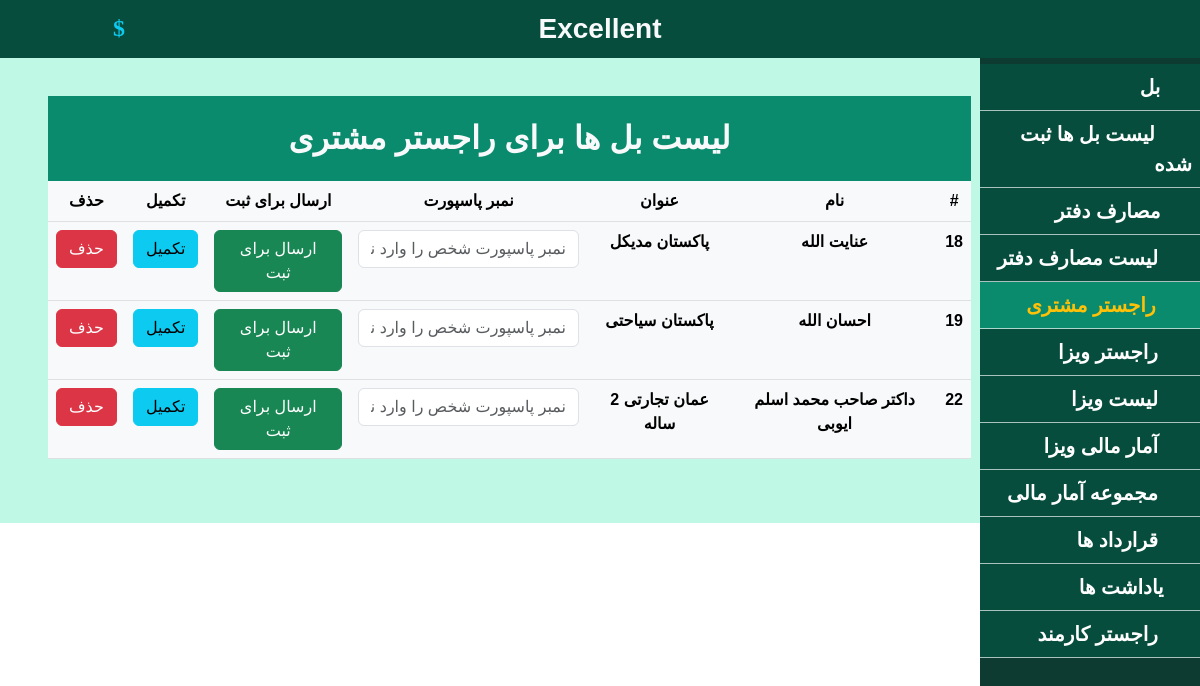
The app's page /billCustomer/, older data.
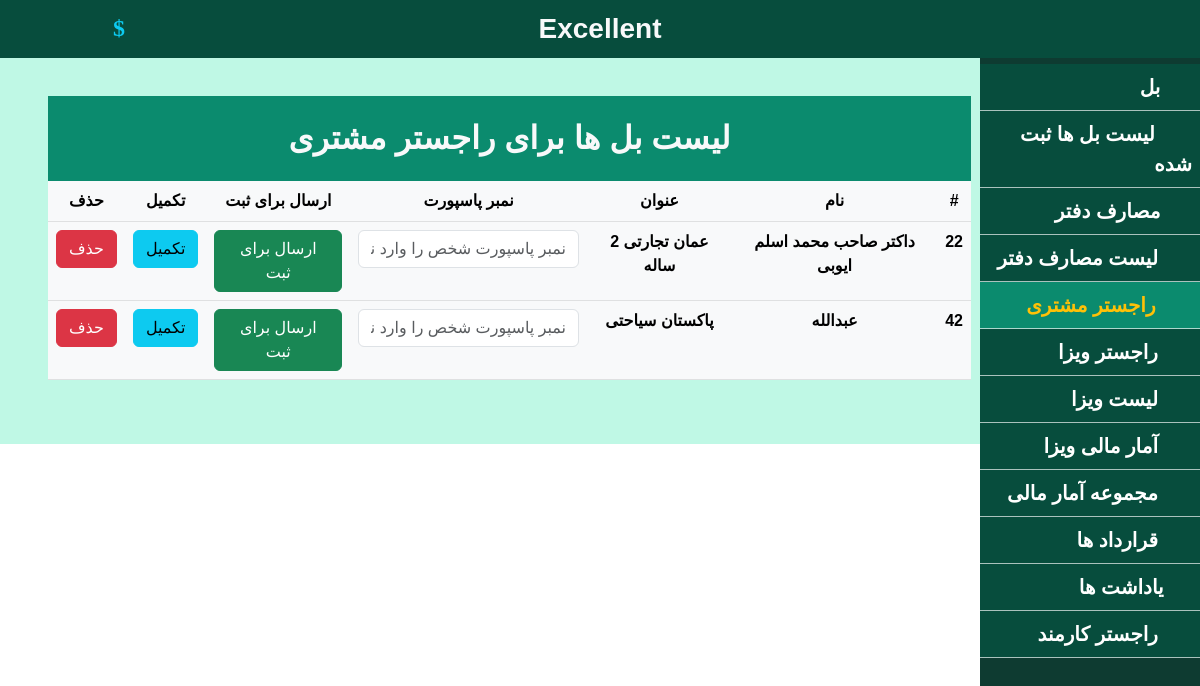
The same page, newer data.
### travel_tour/models.py (models this page shows, shortened)
class Bill(models.Model):
    name = models.CharField(max_length=50)
    reciveddoc = models.CharField(max_length=50)
    visatype = models.ForeignKey(VisaType, on_delete=models.CASCADE,null=True)
    othertype = models.ForeignKey(otherbill,on_delete=models.CASCADE,null=True)
    date = models.DateField(auto_now_add = True)
    price = models.FloatField()
    payed = models.FloatField()
    money = models.ForeignKey(Money, on_delete=models.CASCADE)
    duration = models.IntegerField(null=True)
    isdone = models.BooleanField(default=False)
    cr = models.BooleanField(default=False)
    cv = models.BooleanField(default=False)
    mainprice = models.FloatField(default=0)
    peopleNo = models.IntegerField(default = 1)
    phone = models.CharField(default='07....', max_length=15)
    isactive = models.BooleanField(default=True)
    isprint = models.BooleanField(default = False)
    def __str__(self):
        return str(self.name) + str(self.peopleNo)

class VisaType(models.Model):
    country = models.CharField(max_length=20)
    duration = models.IntegerField()
    type = models.CharField(max_length=20)
    price = models.FloatField()
    money = models.ForeignKey(Money, on_delete=models.CASCADE)

### travel_tour/views.py (the view)
# urls.py: path('billCustomer/',billCustomer,name = 'billCustomer'),
def billCustomer(request):
    context = {}
    bill = mod.Bill.objects.filter(isdone = True, cv = False)
    context['bill'] = bill
    context['page'] = 'راجستر مشتری'
    context['cusregister'] = ' text-warning sub-bg ps-3'
    return render(request,'visa/bill_customer.html',context)

### templates/visa/bill_customer.html (shortened to what this page needs)
{% extends 'shared/_MainLayout.html' %}
{% load static %}
{% block content %}
<div class="body p-5">
    <div class="text-center">
        <div class="detial">
            <div class="list sub-bg" id="list">
                <div class="title_bar fw-bold fs-2 mt-5 text-light text-center">
                    لیست بل ها برای راجستر مشتری
                </div>
                <table class="table table-light fw-bold">
                    <thead>
                        <tr>
                            <th scope="col">#</th>
                            <th scope="col"> نام</th>
                            <th scope="col"> عنوان</th>
                            <th scope="col">نمبر پاسپورت </th>
                            <th scope="col">ارسال برای ثبت</th>
			                <th scope="col">تکمیل</th>
                            <th scope="col">حذف</th>
                        </tr>
                    </thead>
                    <tbody>
                        {% for items in bill%}
                        <tr>
                            <th scope="row">{{ items.id }}</th>
                            <td>{{ items.name }}</td>
                            <td>{{ items.visatype.country }} {{items.visatype.type}}</td>
                            <td> <input id="inputField{{items.id}}" type="text" class='form-control'
                                    placeholder="نمبر پاسپورت شخص را وارد نماید"> </td>
                            <td> <a id="link{{items.id}}" href="/crTrue/{{items.id}}/" class="btn btn-success w-100"
                                    onclick="updateHref({{items.id}})">ارسال برای ثبت</a></td>
                            <td> <a href="/cvTrue/{{items.id}}/" class="btn btn-info">
                                    تکمیل
                            </a></td>
                            <td> <button type="button" class="btn btn-danger w-100" data-bs-toggle="modal"
                                    data-bs-target="#confirmationModal-{{ items.id }}">
                                    حذف
                             </button></td>
                            </tr>
                        {% endfor %}
                    </tbody>
                </table>
            </div>
        </div>
    </div>
</div>
{% endblock %}

### templates/shared/_MainLayout.html (shortened to what this page needs)
{% load static %}
<!DOCTYPE html>
<html lang="en" dir="rtl">
<head>
    {% include 'shared/_HeaderReferences.html' %}
</head>
<body>
{% include 'shared/Header.html' %}
{% block content %}{% endblock %}
</body>
</html>

### templates/shared/_HeaderReferences.html
{% load static %}
<link rel="stylesheet" href="{% static 'CSS/style.css' %}">
<link rel="stylesheet" href="{% static 'Bootstrap/css/bootstrap.rtl.min.css' %}">
<link rel="stylesheet" href="{% static 'fontawesome/css/fontawesome.css' %}">
<link href="{% static 'fontawesome/css/brands.css' %}" rel="stylesheet">
<link href="{% static 'fontawesome/css/solid.css' %}" rel="stylesheet">
<link rel="stylesheet" href="{% static 'fontawesome/css/all.min.css' %}">

### templates/shared/Header.html (shortened to what this page needs)
{% load static %}
<div class="container">
    <div class="top fixed-top p-2 main-bg text-white">
        <div class="menu-btn">
            <button class="btn" onclick="menubtn()"><i class="fa fa-list text-white" aria-hidden="true"
                    ></i></button>
        </div>
        <div class="text-center fs-3">
            <span class="text-light fw-bold">Excellent</span>
        </div>
        <div class="logout" style="position: absolute; left:100px; top:15%">
            <button id="openModalBtn" class="btn" data-bs-toggle="modal" data-bs-target="#updateModal">
                <i class="fa fa-dollar fs-4 text-info" aria-hidden="true"></i>
              </button>
        </div>
        <div class="logout">
            <button class="btn"><a href="/logout"><i class="fa fa-power-off text-white" aria-hidden="true"></i></a></button>
        </div>
    </div>
</div>
<div class="menubar mt-5 pt-3 ">
    <ul class="navbar-nav menu fs-5 fw-bold main-bg">
        {% if user.user_type == 'Employee' %}
        <li class="nav-item p-0 ps-2 {{cusregister}}"><a href="/billCustomer" class="nav-link"><i class="fa fa-user pe-3 fs-6" aria-hidden="true"></i>راجستر مشتری</a></li>
        <li class="nav-item p-0 ps-2 {{visaregister}}"><a href="/billVisa" class="nav-link"><i class="fa fa-id-card pe-3 fs-6" aria-hidden="true"></i> راجستر ویزا</a></li>
        <li class="nav-item p-0 ps-2 {{visaList}}"><a href="/visaList" class="nav-link"><i class="fa fa-list pe-3 fs-6" aria-hidden="true"></i> لیست ویزا</a></li>
        <li class="nav-item p-0 ps-2 {{notes}}"><a href="/notes" class="nav-link"><i class="fa-brands fa-dribbble pe-3 fs-6" aria-hidden="true"></i> یاداشت ها</a></li>
       {% else %}
        <li class="nav-item p-0 ps-2 {{bill}}"><a href="/bill" class="nav-link"><i class="fa fa-pencil pe-3" aria-hidden="true"></i>بل </a></li>
        <li class="nav-item p-0 ps-2 {{billlisting}}"><a href="/allbilllisting" class="nav-link"><i class="fa fa-list pe-3" aria-hidden="true"></i> لیست بل ها ثبت شده</a></li>
        <li class="nav-item p-0 ps-2 {{addpay}}"><a href="/addPayment" class="nav-link"><i class="fa fa-pencil pe-3" aria-hidden="true"></i>مصارف دفتر</a></li>
        <li class="nav-item p-0 ps-2 {{listpay}}"><a href="/paymentList" class="nav-link"><i class="fa fa-list pe-3 fs-6 " aria-hidden="true"></i> لیست مصارف دفتر</a></li>
        <li class="nav-item p-0 ps-2 {{cusregister}}"><a href="/billCustomer" class="nav-link"><i class="fa fa-user pe-3 fs-6" aria-hidden="true"></i>راجستر مشتری</a></li>
        <li class="nav-item p-0 ps-2 {{visaregister}}"><a href="/billVisa" class="nav-link"><i class="fa fa-id-card pe-3 fs-6" aria-hidden="true"></i> راجستر ویزا</a></li>
        <li class="nav-item p-0 ps-2 {{visaList}}"><a href="/visaList" class="nav-link"><i class="fa fa-list pe-3 fs-6" aria-hidden="true"></i> لیست ویزا</a></li>
        <li class="nav-item p-0 ps-2 {{visastatistic}}"><a href="/visaStatistic" class="nav-link"><i class="fa-brands fa-drupal pe-3 fs-6" aria-hidden="true"></i> آمار مالی ویزا</a></li>
        <li class="nav-item p-0 ps-2 {{totalstatisticcolor}}"><a href="/totalstatistics" class="nav-link"><i class="fa fa-signal pe-3 fs-6" aria-hidden="true"></i> مجموعه آمار مالی </a></li>
        <li class="nav-item p-0 ps-2 {{qararrdad}}"><a href="/qararrdad" class="nav-link"><i class="fa fa-paperclip pe-3 fs-6" aria-hidden="true"></i> قرارداد ها</a></li>
        <li class="nav-item p-0 ps-2 {{notes}}"><a href="/notes" class="nav-link"><i class="fa-brands fa-dribbble pe-3 fs-6" aria-hidden="true"></i>یاداشت ها </a></li>
        <li class="nav-item p-0 ps-2 {{registration}}"><a href="/employeeRegister" class="nav-link"><i class="fa fa-users pe-3 fs-6" aria-hidden="true"></i> راجستر کارمند</a></li>
        {% endif %}
    </ul>
</div>

### templates/shared/_FooterReferences.html (shortened to what this page needs)
{% load static %}

### static/CSS/style.css (style rules this page uses)
* { font-family: Arial, Helvetica, sans-serif; }
.main-bg { background-color: rgb(7, 77, 61); }
.sub-bg { background-color: rgb(11, 139, 110); }
.menu-btn { position: absolute; right: 10px; top: 15%; }
.logout { position: absolute; left: 10px; top: 15%; }
.menubar { width: 220px; background-color: rgb(14, 59, 49); top: 0px; right: 0px; bottom: 0px; position: fixed; }
.menu .nav-item { padding-top: 10px; padding-bottom: 10px; border-bottom: solid 1px rgba(255, 255, 255, 0.658); padding-right: 15px; color: white; }
.body { margin-right: 181px; background-color: rgb(191, 248, 229); height: fit-content; }
.title_bar { padding: 2%; color: rgb(9, 59, 65); }

Row changes from the older to the newer data that the page shows:
removed Bill: id "18", name "عنایت الله", visatype.country "پاکستان", visatype.type "مدیکل"
removed Bill: id "19", name "احسان الله", visatype.country "پاکستان", visatype.type "سیاحتی"
added Bill: id "42", name "عبدالله", visatype.country "پاکستان", visatype.type "سیاحتی"
